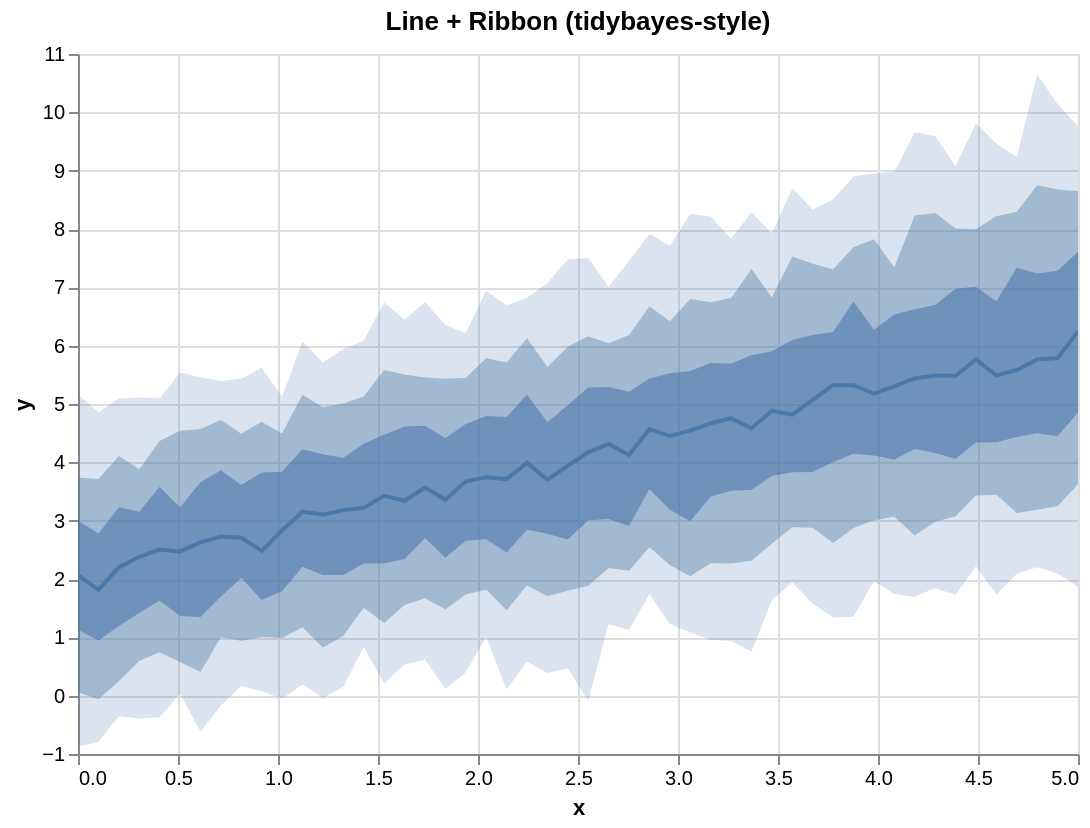

Specify this chart in Vega-Lite:
### Vega-Lite specification from a JSON file in a GitHub repository (floating-point values rounded to 4 significant figures)
{"$schema": "https://vega.github.io/schema/vega-lite/v5.json", "config": {"axis": {"labelLimit": 0}, "header": {"labelLimit": 0}, "legend": {"labelLimit": 0}}, "data": {"values": [{"__median__": 4.127, "hi_0_5_": 5.211, "hi_0_8_": 6.185, "hi_0_95_": 7.457, "lo_0_5_": 2.91, "lo_0_8_": 2.141, "lo_0_95_": 1.126, "x": 2.755}, {"__median__": 3.104, "hi_0_5_": 4.141, "hi_0_8_": 4.943, "hi_0_95_": 5.709, "lo_0_5_": 2.069, "lo_0_8_": 0.8195, "lo_0_95_": -0.03878, "x": 1.224}, {"__median__": 4.756, "hi_0_5_": 5.695, "hi_0_8_": 6.818, "hi_0_95_": 7.838, "lo_0_5_": 3.512, "lo_0_8_": 2.264, "lo_0_95_": 0.939, "x": 3.265}, {"__median__": 5.323, "hi_0_5_": 6.233, "hi_0_8_": 7.312, "hi_0_95_": 8.507, "lo_0_5_": 4.004, "lo_0_8_": 2.617, "lo_0_95_": 1.342, "x": 3.776}, {"__median__": 5.763, "hi_0_5_": 7.011, "hi_0_8_": 7.996, "hi_0_95_": 9.814, "lo_0_5_": 4.339, "lo_0_8_": 3.431, "lo_0_95_": 2.219, "x": 4.49}, {"__median__": 1.815, "hi_0_5_": 2.78, "hi_0_8_": 3.713, "hi_0_95_": 4.857, "lo_0_5_": 0.9444, "lo_0_8_": -0.06169, "lo_0_95_": -0.7958, "x": 0.102}, {"__median__": 5.302, "hi_0_5_": 6.533, "hi_0_8_": 7.344, "hi_0_95_": 8.98, "lo_0_5_": 4.049, "lo_0_8_": 3.067, "lo_0_95_": 1.743, "x": 4.082}, {"__median__": 2.381, "hi_0_5_": 3.154, "hi_0_8_": 3.882, "hi_0_95_": 5.114, "lo_0_5_": 1.419, "lo_0_8_": 0.5942, "lo_0_95_": -0.3909, "x": 0.3061}, {"__median__": 5.764, "hi_0_5_": 7.237, "hi_0_8_": 8.751, "hi_0_95_": 10.65, "lo_0_5_": 4.498, "lo_0_8_": 3.187, "lo_0_95_": 2.2, "x": 4.796}, {"__median__": 3.705, "hi_0_5_": 4.689, "hi_0_8_": 5.639, "hi_0_95_": 7.07, "lo_0_5_": 2.776, "lo_0_8_": 1.703, "lo_0_95_": 0.3886, "x": 2.347}, {"__median__": 2.198, "hi_0_5_": 3.228, "hi_0_8_": 4.109, "hi_0_95_": 5.096, "lo_0_5_": 1.194, "lo_0_8_": 0.2476, "lo_0_95_": -0.3496, "x": 0.2041}, {"__median__": 4.669, "hi_0_5_": 5.704, "hi_0_8_": 6.743, "hi_0_95_": 8.214, "lo_0_5_": 3.414, "lo_0_8_": 2.272, "lo_0_95_": 0.9578, "x": 3.163}, {"__median__": 5.439, "hi_0_5_": 6.624, "hi_0_8_": 8.232, "hi_0_95_": 9.659, "lo_0_5_": 4.227, "lo_0_8_": 2.748, "lo_0_95_": 1.696, "x": 4.184}, {"__median__": 3.991, "hi_0_5_": 5.162, "hi_0_8_": 6.125, "hi_0_95_": 6.82, "lo_0_5_": 2.844, "lo_0_8_": 1.887, "lo_0_95_": 0.5832, "x": 2.245}, {"__median__": 4.173, "hi_0_5_": 5.283, "hi_0_8_": 6.162, "hi_0_95_": 7.502, "lo_0_5_": 3.006, "lo_0_8_": 1.883, "lo_0_95_": -0.0872, "x": 2.551}, {"__median__": 2.833, "hi_0_5_": 3.837, "hi_0_8_": 4.495, "hi_0_95_": 5.119, "lo_0_5_": 1.79, "lo_0_8_": 0.9882, "lo_0_95_": -0.05197, "x": 1.02}, {"__median__": 4.818, "hi_0_5_": 6.097, "hi_0_8_": 7.526, "hi_0_95_": 8.696, "lo_0_5_": 3.829, "lo_0_8_": 2.888, "lo_0_95_": 1.943, "x": 3.571}, {"__median__": 5.176, "hi_0_5_": 6.272, "hi_0_8_": 7.824, "hi_0_95_": 8.953, "lo_0_5_": 4.119, "lo_0_8_": 3.005, "lo_0_95_": 1.964, "x": 3.98}, {"__median__": 2.728, "hi_0_5_": 3.864, "hi_0_8_": 4.724, "hi_0_95_": 5.393, "lo_0_5_": 1.694, "lo_0_8_": 1.002, "lo_0_95_": -0.1738, "x": 0.7143}, {"__median__": 5.489, "hi_0_5_": 6.697, "hi_0_8_": 8.273, "hi_0_95_": 9.594, "lo_0_5_": 4.16, "lo_0_8_": 2.982, "lo_0_95_": 1.846, "x": 4.286}, {"__median__": 2.707, "hi_0_5_": 3.613, "hi_0_8_": 4.49, "hi_0_95_": 5.431, "lo_0_5_": 2.02, "lo_0_8_": 0.9413, "lo_0_95_": 0.168, "x": 0.8163}, {"__median__": 4.313, "hi_0_5_": 5.29, "hi_0_8_": 6.042, "hi_0_95_": 7.008, "lo_0_5_": 3.029, "lo_0_8_": 2.187, "lo_0_95_": 1.226, "x": 2.653}, {"__median__": 5.786, "hi_0_5_": 7.284, "hi_0_8_": 8.678, "hi_0_95_": 10.14, "lo_0_5_": 4.446, "lo_0_8_": 3.249, "lo_0_95_": 2.093, "x": 4.898}, {"__median__": 4.568, "hi_0_5_": 5.437, "hi_0_8_": 6.676, "hi_0_95_": 7.917, "lo_0_5_": 3.545, "lo_0_8_": 2.542, "lo_0_95_": 1.741, "x": 2.857}, {"__median__": 3.363, "hi_0_5_": 4.413, "hi_0_8_": 5.433, "hi_0_95_": 6.356, "lo_0_5_": 2.366, "lo_0_8_": 1.481, "lo_0_95_": 0.113, "x": 1.837}, {"__median__": 5.07, "hi_0_5_": 6.182, "hi_0_8_": 7.403, "hi_0_95_": 8.335, "lo_0_5_": 3.834, "lo_0_8_": 2.88, "lo_0_95_": 1.577, "x": 3.673}, {"__median__": 3.713, "hi_0_5_": 4.775, "hi_0_8_": 5.71, "hi_0_95_": 6.694, "lo_0_5_": 2.455, "lo_0_8_": 1.464, "lo_0_95_": 0.1078, "x": 2.143}, {"__median__": 5.582, "hi_0_5_": 7.336, "hi_0_8_": 8.297, "hi_0_95_": 9.235, "lo_0_5_": 4.435, "lo_0_8_": 3.132, "lo_0_95_": 2.092, "x": 4.694}, {"__median__": 3.183, "hi_0_5_": 4.078, "hi_0_8_": 5.008, "hi_0_95_": 5.944, "lo_0_5_": 2.068, "lo_0_8_": 1.027, "lo_0_95_": 0.1532, "x": 1.327}, {"__median__": 2.473, "hi_0_5_": 3.225, "hi_0_8_": 4.543, "hi_0_95_": 5.541, "lo_0_5_": 1.364, "lo_0_8_": 0.5762, "lo_0_95_": 0.03183, "x": 0.5102}, {"__median__": 3.942, "hi_0_5_": 4.978, "hi_0_8_": 5.983, "hi_0_95_": 7.48, "lo_0_5_": 2.679, "lo_0_8_": 1.798, "lo_0_95_": 0.4643, "x": 2.449}, {"__median__": 4.544, "hi_0_5_": 5.565, "hi_0_8_": 6.801, "hi_0_95_": 8.26, "lo_0_5_": 2.988, "lo_0_8_": 2.048, "lo_0_95_": 1.082, "x": 3.061}, {"__median__": 6.244, "hi_0_5_": 7.608, "hi_0_8_": 8.65, "hi_0_95_": 9.768, "lo_0_5_": 4.856, "lo_0_8_": 3.626, "lo_0_95_": 1.861, "x": 5.0}, {"__median__": 5.491, "hi_0_5_": 6.762, "hi_0_8_": 8.217, "hi_0_95_": 9.464, "lo_0_5_": 4.346, "lo_0_8_": 3.445, "lo_0_95_": 1.732, "x": 4.592}, {"__median__": 2.628, "hi_0_5_": 3.658, "hi_0_8_": 4.57, "hi_0_95_": 5.46, "lo_0_5_": 1.35, "lo_0_8_": 0.407, "lo_0_95_": -0.619, "x": 0.6122}, {"__median__": 3.671, "hi_0_5_": 4.659, "hi_0_8_": 5.451, "hi_0_95_": 6.215, "lo_0_5_": 2.657, "lo_0_8_": 1.734, "lo_0_95_": 0.4033, "x": 1.939}, {"__median__": 3.431, "hi_0_5_": 4.473, "hi_0_8_": 5.582, "hi_0_95_": 6.74, "lo_0_5_": 2.264, "lo_0_8_": 1.246, "lo_0_95_": 0.2029, "x": 1.531}, {"__median__": 5.322, "hi_0_5_": 6.756, "hi_0_8_": 7.689, "hi_0_95_": 8.902, "lo_0_5_": 4.148, "lo_0_8_": 2.874, "lo_0_95_": 1.352, "x": 3.878}, {"__median__": 3.743, "hi_0_5_": 4.794, "hi_0_8_": 5.786, "hi_0_95_": 6.942, "lo_0_5_": 2.68, "lo_0_8_": 1.82, "lo_0_95_": 1.009, "x": 2.041}, {"__median__": 3.219, "hi_0_5_": 4.319, "hi_0_8_": 5.129, "hi_0_95_": 6.09, "lo_0_5_": 2.266, "lo_0_8_": 1.508, "lo_0_95_": 0.8364, "x": 1.429}, {"__median__": 2.505, "hi_0_5_": 3.583, "hi_0_8_": 4.367, "hi_0_95_": 5.099, "lo_0_5_": 1.632, "lo_0_8_": 0.7443, "lo_0_95_": -0.3711, "x": 0.4082}, {"__median__": 4.585, "hi_0_5_": 5.836, "hi_0_8_": 7.313, "hi_0_95_": 8.284, "lo_0_5_": 3.53, "lo_0_8_": 2.314, "lo_0_95_": 0.7509, "x": 3.367}, {"__median__": 2.067, "hi_0_5_": 2.997, "hi_0_8_": 3.74, "hi_0_95_": 5.17, "lo_0_5_": 1.131, "lo_0_8_": 0.0605, "lo_0_95_": -0.8746, "x": 0.0}, {"__median__": 5.483, "hi_0_5_": 6.978, "hi_0_8_": 8.006, "hi_0_95_": 9.075, "lo_0_5_": 4.059, "lo_0_8_": 3.074, "lo_0_95_": 1.728, "x": 4.388}, {"__median__": 2.48, "hi_0_5_": 3.827, "hi_0_8_": 4.697, "hi_0_95_": 5.621, "lo_0_5_": 1.641, "lo_0_8_": 1.005, "lo_0_95_": 0.07568, "x": 0.9184}, {"__median__": 3.566, "hi_0_5_": 4.629, "hi_0_8_": 5.452, "hi_0_95_": 6.749, "lo_0_5_": 2.704, "lo_0_8_": 1.672, "lo_0_95_": 0.6181, "x": 1.735}, {"__median__": 4.451, "hi_0_5_": 5.529, "hi_0_8_": 6.421, "hi_0_95_": 7.708, "lo_0_5_": 3.188, "lo_0_8_": 2.24, "lo_0_95_": 1.229, "x": 2.959}, {"__median__": 3.341, "hi_0_5_": 4.613, "hi_0_8_": 5.507, "hi_0_95_": 6.443, "lo_0_5_": 2.341, "lo_0_8_": 1.552, "lo_0_95_": 0.5353, "x": 1.633}, {"__median__": 4.884, "hi_0_5_": 5.904, "hi_0_8_": 6.828, "hi_0_95_": 7.927, "lo_0_5_": 3.764, "lo_0_8_": 2.61, "lo_0_95_": 1.637, "x": 3.469}, {"__median__": 3.154, "hi_0_5_": 4.223, "hi_0_8_": 5.157, "hi_0_95_": 6.07, "lo_0_5_": 2.209, "lo_0_8_": 1.174, "lo_0_95_": 0.1924, "x": 1.122}]}, "height": 350, "layer": [{"_lr_layer": true, "encoding": {"tooltip": [{"field": "x", "title": "x", "type": "quantitative"}, {"field": "__median__", "title": "median", "type": "quantitative"}, {"field": "lo_0_95_", "title": "95% lo", "type": "quantitative"}, {"field": "hi_0_95_", "title": "95% hi", "type": "quantitative"}], "x": {"field": "x", "scale": {"zero": false}, "type": "quantitative"}, "y": {"field": "lo_0_95_", "scale": {"zero": false}, "title": "y", "type": "quantitative"}, "y2": {"field": "hi_0_95_"}}, "mark": {"line": false, "opacity": 0.2, "type": "area"}, "params": [{"bind": "scales", "name": "grid", "select": {"encodings": ["x", "y"], "type": "interval"}}]}, {"_lr_layer": true, "encoding": {"tooltip": [{"field": "x", "title": "x", "type": "quantitative"}, {"field": "__median__", "title": "median", "type": "quantitative"}, {"field": "lo_0_95_", "title": "95% lo", "type": "quantitative"}, {"field": "hi_0_95_", "title": "95% hi", "type": "quantitative"}], "x": {"field": "x", "scale": {"zero": false}, "type": "quantitative"}, "y": {"field": "lo_0_8_", "scale": {"zero": false}, "title": "y", "type": "quantitative"}, "y2": {"field": "hi_0_8_"}}, "mark": {"line": false, "opacity": 0.4, "type": "area"}}, {"_lr_layer": true, "encoding": {"tooltip": [{"field": "x", "title": "x", "type": "quantitative"}, {"field": "__median__", "title": "median", "type": "quantitative"}, {"field": "lo_0_95_", "title": "95% lo", "type": "quantitative"}, {"field": "hi_0_95_", "title": "95% hi", "type": "quantitative"}], "x": {"field": "x", "scale": {"zero": false}, "type": "quantitative"}, "y": {"field": "lo_0_5_", "scale": {"zero": false}, "title": "y", "type": "quantitative"}, "y2": {"field": "hi_0_5_"}}, "mark": {"line": false, "opacity": 0.6, "type": "area"}}, {"_lr_layer": true, "encoding": {"tooltip": [{"field": "x", "title": "x", "type": "quantitative"}, {"field": "__median__", "title": "median", "type": "quantitative"}, {"field": "lo_0_95_", "title": "95% lo", "type": "quantitative"}, {"field": "hi_0_95_", "title": "95% hi", "type": "quantitative"}], "x": {"field": "x", "scale": {"zero": false}, "type": "quantitative"}, "y": {"field": "__median__", "scale": {"zero": false}, "title": "y", "type": "quantitative"}}, "mark": {"strokeWidth": 2, "type": "line"}}], "title": "Line + Ribbon (tidybayes-style)", "width": 500}
